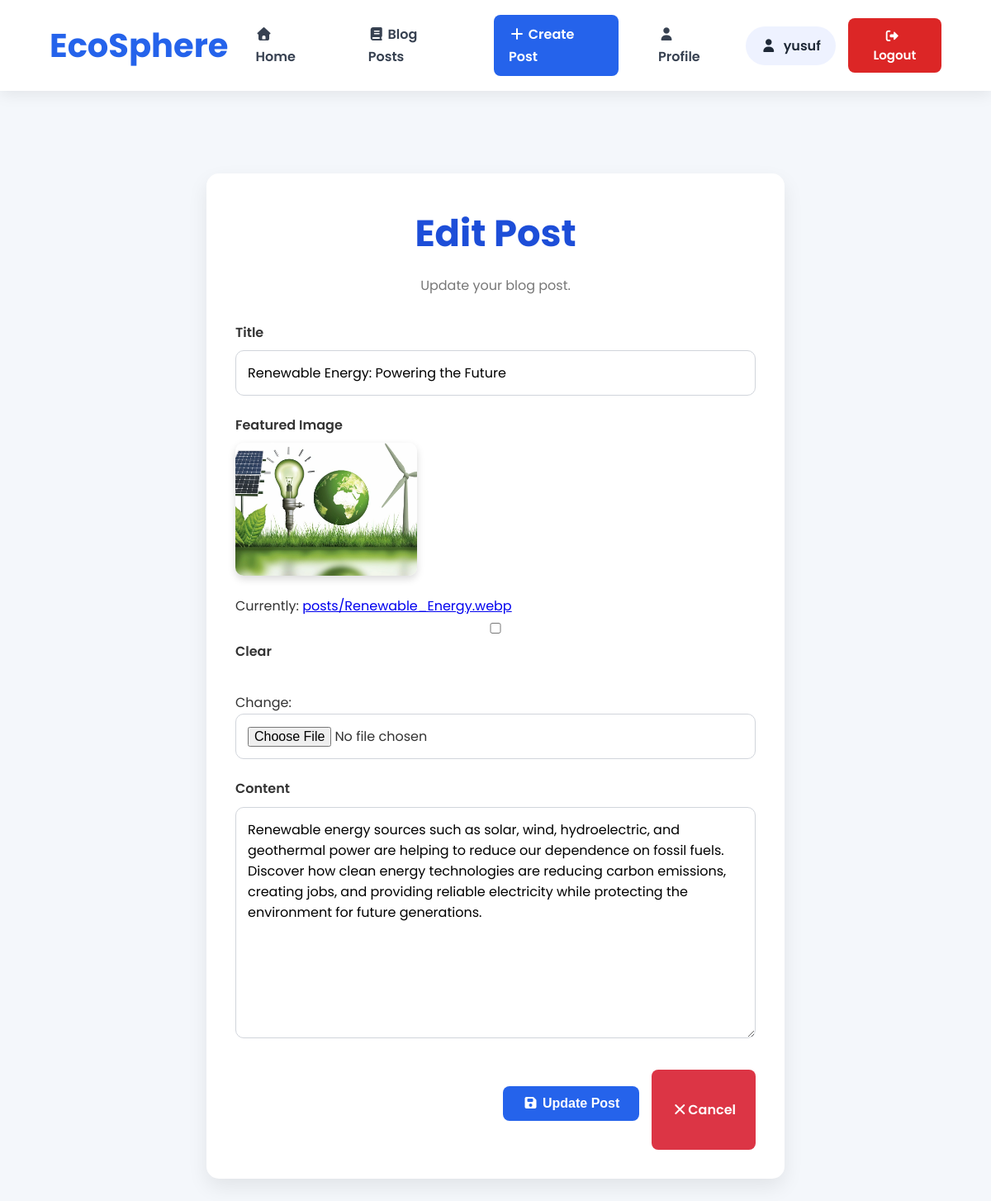
The page /posts/2/edit/ (signed in) on the database its author committed.
### post/models.py (models this page shows, shortened)
class Post(models.Model):
    title = models.CharField(max_length=50)
    content = models.TextField(max_length=2000)
    image = models.ImageField(
        upload_to="posts/",
        null=True,
        blank=True
    )
    created_at = models.DateTimeField(auto_now_add=True)
    updated_at = models.DateTimeField(auto_now=True)

### post/views.py (the view)
@login_required
def edit_post(request, post_id):
    post = get_object_or_404(Post, id=post_id)
    if request.method == "POST":
        form = PostForm(
            request.POST,
            request.FILES,
            instance=post
        )
        if form.is_valid():
            form.save()
            return redirect("all_posts")
    else:
        form = PostForm(instance=post)
    return render(
        request,
        "edit_post.html",
        {
            "form": form,
            "post": post
        }
    )

### post/forms.py (shortened to what this page needs)
class PostForm(forms.ModelForm):
    class Meta:
        model = Post
        fields = ["title", "content", "image"]
        widgets = {
            "title": forms.TextInput(
                attrs={
                    "placeholder": "Enter post title",
                    "class": "form-control"
                }
            ),
            "content": forms.Textarea(
                attrs={
                    "placeholder": "Write your post here...",
                    "rows": 10,
                    "class": "form-control"
                }
            ),
            "image": forms.ClearableFileInput(
                attrs={
                    "class": "form-control"
                }
            ),
        }

### post/templates/edit_post.html (shortened to what this page needs)
{% extends "base.html" %}
{% load static %}
{% block content %}
<div class="form-container">
    <h1>Edit Post</h1>
    <p class="form-subtitle">
        Update your blog post.
    </p>
    <form method="POST" enctype="multipart/form-data">
        <div class="form-group">
            <label for="{{ form.title.id_for_label }}">
                Title
            </label>
            {{ form.title }}
        </div>
        <div class="form-group">
            <label for="{{ form.image.id_for_label }}">
                Featured Image
            </label>
            {% if post.image %}
                <div style="margin-bottom:15px;">
                    <img src="{{ post.image.url }}"
                         alt="{{ post.title }}"
                         style="width:220px;
                                border-radius:10px;
                                box-shadow:0 4px 10px rgba(0,0,0,.15);">
                </div>
            {% endif %}
            {{ form.image }}
        </div>
        <div class="form-group">
            <label for="{{ form.content.id_for_label }}">
                Content
            </label>
            {{ form.content }}
        </div>
        <div class="button-group">
            <button type="submit" class="create-btn">
                <i class="fa-solid fa-floppy-disk"></i>
                Update Post
            </button>
            <a href="{% url 'all_posts' %}" class="cancel-btn">
                <i class="fa-solid fa-xmark"></i>
                Cancel
            </a>
        </div>
    </form>
</div>
{% endblock %}

### general/templates/base.html (shortened to what this page needs)
{% load static %}
<!DOCTYPE html>
<html lang="en">
<head>
    <link rel="stylesheet" href="{% static 'css/main.css' %}">
    <link rel="stylesheet"
          href="https://cdnjs.cloudflare.com/ajax/libs/font-awesome/7.3.0/css/all.min.css">
</head>
<body>
<header class="landing-navbar">
    <div class="logo">
        <a href="{% url 'index_page' %}">
            EcoSphere
        </a>
    </div>
    <nav>
        <a href="{% url 'index_page' %}" class="nav-btn">
            <i class="fa-solid fa-house"></i>
            Home
        </a>
        <a href="{% url 'all_posts' %}" class="nav-btn">
            <i class="fa-solid fa-book"></i>
            Blog Posts
        </a>
        <a href="{% url 'create_post' %}" class="nav-btn create-nav-btn">
            <i class="fa-solid fa-plus"></i>
            Create Post
        </a>
        <a href="{% url 'profile' %}" class="nav-btn">
            <i class="fa-solid fa-user"></i>
            Profile
        </a>
        {% if request.user.is_authenticated %}
            <span class="welcome-user">
                <i class="fa-solid fa-user"></i>
                {{ request.user.username }}
            </span>
            <form action="{% url 'logout' %}" method="POST">
                <button type="submit" class="logout-btn">
                    <i class="fa-solid fa-right-from-bracket"></i>
                    Logout
                </button>
            </form>
        {% endif %}
    </nav>
</header>
<main>
    {% block content %}
    {% endblock %}
</main>
</body>
</html>

### post/static/css/main.css (style rules this page uses)
* { margin: 0; padding: 0; box-sizing: border-box; }
body { font-family:"Poppins",sans-serif; background:#f4f7fb; color:#333; margin:0; padding:0; line-height:1.7; }
h1 { text-align: center; color: #2c3e50; margin-bottom: 10px; font-size: 2.8rem; }
p { margin-bottom: 20px; }
.create-btn { display: inline-block; margin: 20px 0 35px; padding: 12px 24px; background-color: #0077cc; color: #fff; text-decoration: none; font-weight: 600; border-radius: 8px; transition: background-color 0.3s ease, transform 0.2s ease; }
.form-container { max-width: 700px; margin: 40px auto; padding: 30px; background: #fff; border-radius: 10px; box-shadow: 0 5px 15px rgba(0,0,0,0.08); }
.form-group { margin-bottom: 20px; }
label { display: block; font-weight: 600; margin-bottom: 8px; }
input, textarea { width: 100%; padding: 12px; border: 1px solid #ccc; border-radius: 8px; font-size: 16px; font-family: inherit; }
textarea { resize: vertical; min-height: 200px; }
.form-container { max-width:700px; margin:50px auto; background:#fff; padding:35px; border-radius:15px; box-shadow:0 10px 25px rgba(0,0,0,.08); }
.form-container h1 { text-align:center; color:#1d4ed8; margin-bottom:10px; }
.form-subtitle { text-align:center; color:#777; margin-bottom:30px; }
.form-group { margin-bottom:22px; }
.form-group label { display:block; margin-bottom:8px; font-weight:600; }
.form-group input, .form-group textarea { width:100%; padding:14px; border:1px solid #d1d5db; border-radius:10px; font-size:16px; transition:.3s; }
.form-group textarea { min-height:220px; resize:vertical; }
.button-group { display:flex; justify-content:flex-end; gap:15px; margin-top:30px; }
.create-btn { background:#2563eb; color:#fff; border:none; padding:12px 24px; border-radius:8px; cursor:pointer; font-size:16px; font-weight:600; transition:.3s; }
.cancel-btn { display:inline-flex; align-items:center; justify-content:center; padding:12px 24px; background:#dc3545; color:#fff; text-decoration:none; border-radius:8px; font-weight:600; transition:.3s; }
.landing-navbar { display:flex; justify-content:space-between; align-items:center; padding:20px 0; }
.logo { font-size:32px; font-weight:bold; color:#2563eb; }
.nav-btn { text-decoration:none; color:#444; margin-left:15px; font-weight:600; transition:.3s; }
.create-nav-btn { background:#2563eb; color:white; padding:12px 22px; border-radius:8px; }
.logout-btn { background:#dc3545; color:white; text-decoration:none; padding:12px 22px; border-radius:8px; font-weight:600; transition:.3s; }
.landing-navbar { position:sticky; top:0; left:0; width:100%; background:#ffffff; display:flex; justify-content:space-between; align-items:center; padding:18px 60px; box-shadow:0 4px 18px rgba(0,0,0,.08); z-index:999; }
.logo a { text-decoration:none; color:#2563eb; font-size:40px; font-weight:700; }
.landing-navbar nav { display:flex; align-items:center; gap:15px; }
.nav-btn { text-decoration:none; color:#374151; font-weight:600; padding:10px 18px; border-radius:8px; transition:.3s; }
.create-nav-btn { background:#2563eb; color:white; }
.welcome-user { display:flex; align-items:center; gap:8px; background:#eef2ff; padding:10px 18px; border-radius:25px; font-weight:600; color:#1f2937; }
.landing-navbar form { margin:0; }
.logout-btn { background:#dc2626; color:white; border:none; padding:10px 18px; border-radius:8px; font-size:15px; font-family:inherit; cursor:pointer; transition:.3s; }
.logout-btn i { margin-right:6px; }
main { padding:50px; }

### rows shown on the page
Post: title "Renewable Energy: Powering the Future", image (picture), content "Renewable energy sources such as solar, wind, hydroelectric, and geothermal power are helping to reduce our dependence on fossil fuels. Discover how clean energy technologies are reducing carbon emissions, creating jobs, and providing reliable electricity while protecting the environment for future generations."

### other values the page prints
{{ request.user.username }} "yusuf"
